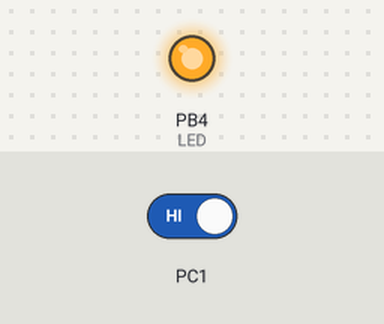
The program below on a simulated ATmega328P, built with avr-gcc and emulated at 16 MHz. Shown: output pins drawn as LEDs (lit = HIGH). Dashed ring = blinking. The inputs (shaded band) are chosen by the test bench; at power-on: PC1 HIGH.

Above: at 1.2 s.
1.3 s: PC1 driven LOW
At 1.9 s:
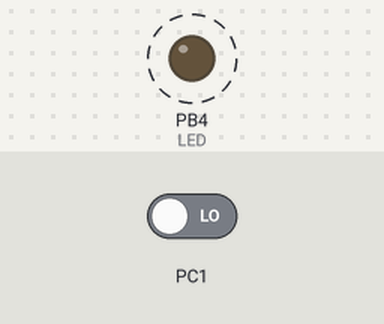
4.3 s: PC1 driven HIGH
At 6.0 s:
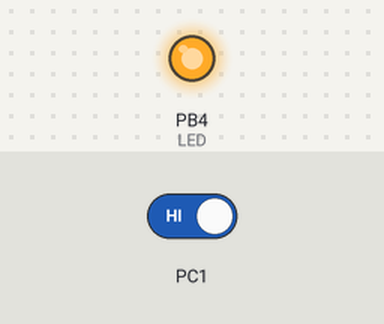
Timing chart, 0 to 7.5 s (numbered marks = the images above; inputs shaded):
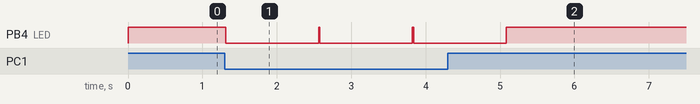

Measured:
- after the input at 1.3 s, PB4 (LED): alternates HIGH for 0.02 s and LOW for 1.2 s, starting at once
- after the input at 4.3 s, PB4 (LED): goes on until 5.1 s, then stays HIGH

The program:

main.c
```c
/*
 * DA2C_2b.c
 *
 * Created: 3/20/2019 1:57:38 PM
 * Author : Francisco Mata Carlos
 */


#define F_CPU 16000000   /* clock runs at 16 MHz*/
#include <avr/io.h>
#include <util/delay.h>
#include <avr/interrupt.h>
int over_flow=0;

int main()
{
	DDRC &= (0<<2);
	PORTC |=(1<<2); //enable pull-up

	DDRB |=(1<<DDB4);     // setting PB4 as output
	PORTB |=(1<<DDB4);    // set PB2 high to keep D2 LED off, as starting state
	TIMSK0 |= (1<<TOIE0);
	TCNT0 = 0;            // setting initial value for counter
	sei();                // enable interrupts
	TCCR0B |=(1<<CS02)|(1<<CS00);   // setting prescaler to 1024


	while (1)
	{

	}
}

ISR(TIMER0_OVF_vect)     // timer_0 overflow interrupt
{
	while (1)
     {

		if (!(PINC & (1<<PINC1))) //checking if pinc is high and complement by
								  //pressing on the switch
		 {

			 while (1)
			{
				//wait for the overflow event
				while ((TIFR0 & 0X01)==0);
				TCNT0=0X00;     //resetting counter to zero
				TIFR0=0X01;     // reset the overflow flag

				over_flow++;    //increasing overflow counter

				// if overflow is less than or equal to 1 cycle the LED on PB4
				// turns off and stays off once it breaks
				if (over_flow<=1)
				{
				PORTB = (1<<DDB4);
				break;
			    }

				else   {
				PORTB = (0<<DDB4);       //  turn on LED on PB4 until over_flow count
										 //  resets again

	                   }
				if (over_flow==77) {
					over_flow=0;         //resetting overflow counter

				                    }

			}

		}

    //return 0;
    }

}
```
